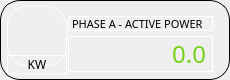
                    <widget class="QFrame" name="horizontalFrame_18">
                     <property name="minimumSize">
                      <size>
                       <width>230</width>
                       <height>80</height>
                      </size>
                     </property>
                     <property name="maximumSize">
                      <size>
                       <width>230</width>
                       <height>80</height>
                      </size>
                     </property>
                     <property name="styleSheet">
                      <string notr="true">border: 1px solid #000000;
border-radius: 20px;</string>
                     </property>
                     <layout class="QHBoxLayout" name="horizontalLayout_27">
                      <property name="spacing">
                       <number>0</number>
                      </property>
                      <property name="leftMargin">
                       <number>5</number>
                      </property>
                      <property name="topMargin">
                       <number>5</number>
                      </property>
                      <property name="rightMargin">
                       <number>5</number>
                      </property>
                      <property name="bottomMargin">
                       <number>5</number>
                      </property>
                      <item>
                       <layout class="QVBoxLayout" name="verticalLayout_47">
                        <property name="spacing">
                         <number>0</number>
                        </property>
                        <item>
                         <widget class="QLabel" name="label_74">
                          <property name="sizePolicy">
                           <sizepolicy hsizetype="Preferred" vsizetype="Preferred">
                            <horstretch>0</horstretch>
                            <verstretch>0</verstretch>
                           </sizepolicy>
                          </property>
                          <property name="minimumSize">
                           <size>
                            <width>60</width>
                            <height>60</height>
                           </size>
                          </property>
                          <property name="maximumSize">
                           <size>
                            <width>60</width>
                            <height>60</height>
                           </size>
                          </property>
                          <property name="styleSheet">
                           <string notr="true">border-color: rgb(255, 255, 255);
image: url(:/icons/power.png);</string>
                          </property>
                          <property name="text">
                           <string/>
                          </property>
                         </widget>
                        </item>
                        <item>
                         <widget class="QLabel" name="label_75">
                          <property name="sizePolicy">
                           <sizepolicy hsizetype="Fixed" vsizetype="Fixed">
                            <horstretch>0</horstretch>
                            <verstretch>0</verstretch>
                           </sizepolicy>
                          </property>
                          <property name="minimumSize">
                           <size>
                            <width>60</width>
                            <height>0</height>
                           </size>
                          </property>
                          <property name="font">
                           <font>
                            <family>Gilroy</family>
                           </font>
                          </property>
                          <property name="styleSheet">
                           <string notr="true">border-color: rgb(255, 255, 255);</string>
                          </property>
                          <property name="text">
                           <string>KW</string>
                          </property>
                          <property name="alignment">
                           <set>Qt::AlignCenter</set>
                          </property>
                         </widget>
                        </item>
                       </layout>
                      </item>
                      <item>
                       <layout class="QVBoxLayout" name="verticalLayout_48">
                        <property name="spacing">
                         <number>5</number>
                        </property>
                        <property name="topMargin">
                         <number>10</number>
                        </property>
                        <property name="rightMargin">
                         <number>10</number>
                        </property>
                        <item>
                         <widget class="QLabel" name="label_76">
                          <property name="sizePolicy">
                           <sizepolicy hsizetype="Fixed" vsizetype="Fixed">
                            <horstretch>0</horstretch>
                            <verstretch>0</verstretch>
                           </sizepolicy>
                          </property>
                          <property name="minimumSize">
                           <size>
                            <width>145</width>
                            <height>15</height>
                           </size>
                          </property>
                          <property name="maximumSize">
                           <size>
                            <width>145</width>
                            <height>15</height>
                           </size>
                          </property>
                          <property name="font">
                           <font>
                            <family>Gilroy</family>
                            <pointsize>8</pointsize>
                           </font>
                          </property>
                          <property name="styleSheet">
                           <string notr="true">border-color: rgb(255, 255, 255);</string>
                          </property>
                          <property name="text">
                           <string>PHASE A - ACTIVE POWER</string>
                          </property>
                         </widget>
                        </item>
                        <item>
                         <widget class="QLabel" name="acp_a_1">
                          <property name="sizePolicy">
                           <sizepolicy hsizetype="Fixed" vsizetype="Fixed">
                            <horstretch>0</horstretch>
                            <verstretch>0</verstretch>
                           </sizepolicy>
                          </property>
                          <property name="minimumSize">
                           <size>
                            <width>145</width>
                            <height>0</height>
                           </size>
                          </property>
                          <property name="font">
                           <font>
                            <family>Gilroy</family>
                            <pointsize>18</pointsize>
                           </font>
                          </property>
                          <property name="styleSheet">
                           <string notr="true">color: rgb(115, 210, 22);
border-color: rgb(255, 255, 255);</string>
                          </property>
                          <property name="text">
                           <string>0.0</string>
                          </property>
                          <property name="alignment">
                           <set>Qt::AlignRight|Qt::AlignTrailing|Qt::AlignVCenter</set>
                          </property>
                         </widget>
                        </item>
                       </layout>
                      </item>
                     </layout>
                    </widget>
